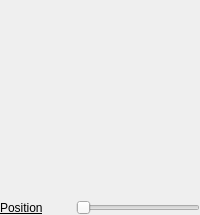
          <widget class="QWidget" name="simulationTab">
           <property name="styleSheet">
            <string notr="true">QPushButton:hover {
  border: 1px outset #71869c;
  border-radius: 2px;
  background-color: qlineargradient(x1: 0, y1: 0, x2: 0, y2: 1,
                                 stop: 0 #c5d3df, stop: 1 #b2c1d1);
} </string>
           </property>
           <attribute name="title">
            <string>Simulation View</string>
           </attribute>
           <layout class="QVBoxLayout" name="verticalLayout_9">
            <property name="spacing">
             <number>0</number>
            </property>
            <property name="leftMargin">
             <number>0</number>
            </property>
            <property name="topMargin">
             <number>0</number>
            </property>
            <property name="rightMargin">
             <number>0</number>
            </property>
            <property name="bottomMargin">
             <number>0</number>
            </property>
            <item>
             <widget class="CAMotics::GLView" name="simulationView" native="true">
              <property name="sizePolicy">
               <sizepolicy hsizetype="Expanding" vsizetype="Expanding">
                <horstretch>1</horstretch>
                <verstretch>1</verstretch>
               </sizepolicy>
              </property>
              <property name="minimumSize">
               <size>
                <width>200</width>
                <height>200</height>
               </size>
              </property>
              <property name="contextMenuPolicy">
               <enum>Qt::CustomContextMenu</enum>
              </property>
              <property name="layoutDirection">
               <enum>Qt::LeftToRight</enum>
              </property>
             </widget>
            </item>
            <item>
             <layout class="QGridLayout" name="gridLayout_9">
              <property name="horizontalSpacing">
               <number>6</number>
              </property>
              <item row="0" column="1">
               <widget class="QSlider" name="positionSlider">
                <property name="focusPolicy">
                 <enum>Qt::NoFocus</enum>
                </property>
                <property name="toolTip">
                 <string>Set tool path position</string>
                </property>
                <property name="maximum">
                 <number>10000</number>
                </property>
                <property name="singleStep">
                 <number>10</number>
                </property>
                <property name="pageStep">
                 <number>100</number>
                </property>
                <property name="orientation">
                 <enum>Qt::Horizontal</enum>
                </property>
               </widget>
              </item>
              <item row="0" column="0">
               <widget class="QLabel" name="label_28">
                <property name="minimumSize">
                 <size>
                  <width>70</width>
                  <height>0</height>
                 </size>
                </property>
                <property name="maximumSize">
                 <size>
                  <width>70</width>
                  <height>16777215</height>
                 </size>
                </property>
                <property name="font">
                 <font>
                  <underline>true</underline>
                 </font>
                </property>
                <property name="text">
                 <string>Position</string>
                </property>
                <property name="alignment">
                 <set>Qt::AlignLeading|Qt::AlignLeft|Qt::AlignVCenter</set>
                </property>
               </widget>
              </item>
             </layout>
            </item>
           </layout>
          </widget>
